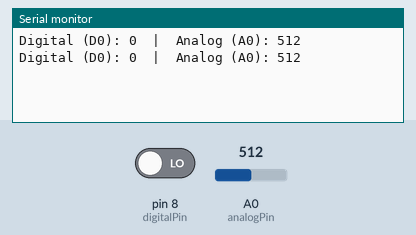
A sketch run on a simulated Arduino Uno, built with avr-gcc and run on an emulated ATmega328P. On the bench: the last lines printed to the serial monitor. The test bench sets the inputs (shaded band); at power-on: A0 (analogPin) = 512, pin 8 (digitalPin) LOW.

Above: at 1.8 s.
1.9 s: A0 (analogPin) set to 716
At 2.8 s:
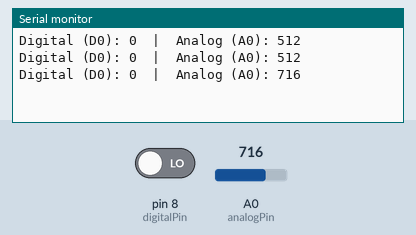
3.4 s: pin 8 (digitalPin) driven HIGH
At 4.7 s:
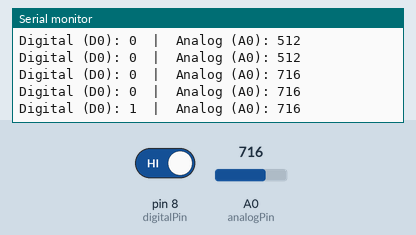
4.9 s: A0 (analogPin) set to 900
At 5.8 s:
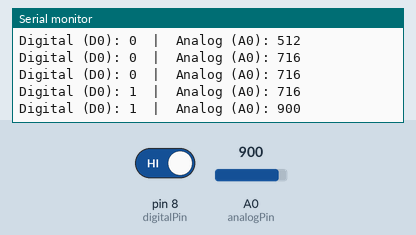
6.4 s: pin 8 (digitalPin) driven LOW
At 7.4 s:
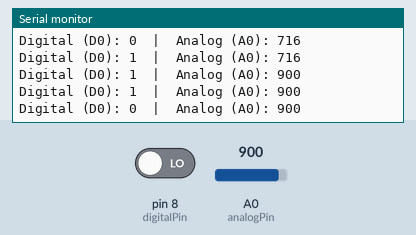
Timing chart, 0 to 8.9 s (numbered marks = the images above; inputs shaded):
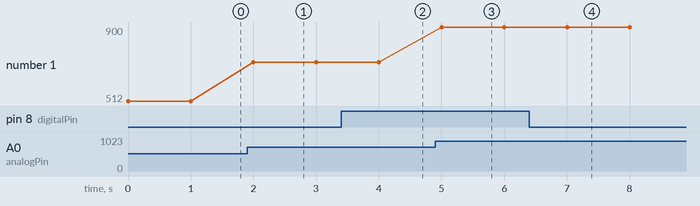

The sketch:

infrared.ino
```cpp
const int digitalPin = 8;
const int analogPin = A0;

void setup() {
  pinMode(digitalPin, INPUT);
  Serial.begin(9600);
}

int digitalValue, analogValue;

void loop() {
  digitalValue = digitalRead(digitalPin);
  analogValue = analogRead(analogPin);

  Serial.print("Digital (D0): ");
  Serial.print(digitalValue);
  Serial.print("  |  Analog (A0): ");
  Serial.println(analogValue);

  delay(1000);
}
```

Measured:
- after the input at 1.9 s, the serial monitor: prints a new line after 0.10 s (image 1)
- after the input at 3.4 s, the serial monitor: prints a new line after 0.60 s (image 2)
- after the input at 4.9 s, the serial monitor: prints a new line after 0.10 s (image 3)
- after the input at 6.4 s, the serial monitor: prints a new line after 0.60 s (image 4)
- plotted number 1: 512 → 716 after the input at 1.9 s, 716 → 900 after the input at 4.9 s
